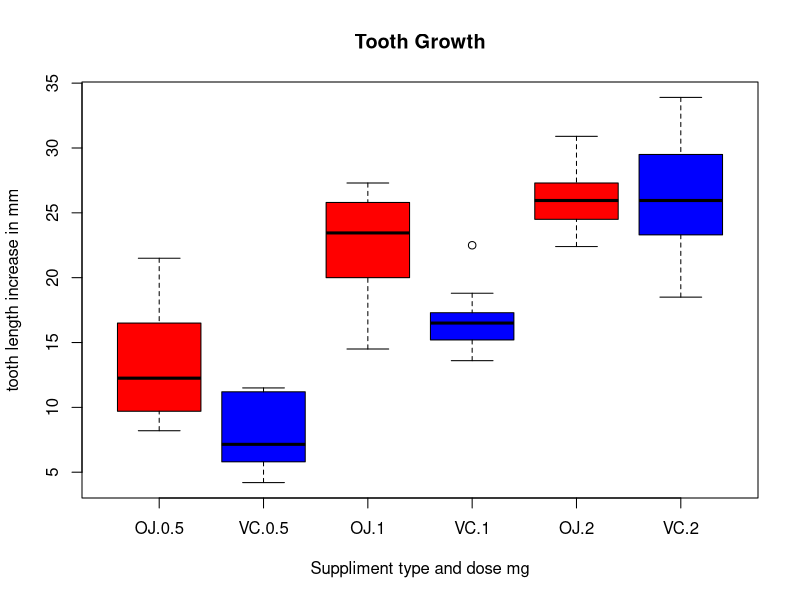

Reproduce this figure in R.
## ---- chunk 1
#In this project we will analyze the ToothGrowth data
library(datasets)
data(ToothGrowth)

#This datasets consists of 60 observations and three variables. Variables are
#len (numeric: tooth length increase),
#supp (categorical: VC or OJ) and
#dose (numerical: dose level - 0.5mg, 1mg or 2mg)
summary(ToothGrowth)
table(ToothGrowth$supp, as.factor(ToothGrowth$dose))
#We will plot boxplots for each suppliment type (red are OJ, blue are VC)
#and dosage vs tooth length increase
boxplot(len~supp*dose, data = ToothGrowth, col = c("red", "blue"),
        main = "Tooth Growth", xlab ="Suppliment type and dose mg",
        ylab = "tooth length increase in mm")

#We can see that as dosage increases, tooth length also increases
#We will prove this for dosages 1.0mg vs 2.0mg which is not obvious
ToothGrowth.dose1.0= subset(ToothGrowth, dose == 1)
ToothGrowth.dose2.0= subset(ToothGrowth, dose == 2)
doseEffect1.0_to_2.0  <- t.test( ToothGrowth.dose2.0$len,ToothGrowth.dose1.0$len)
doseEffect1.0_to_2.0$conf.int
#95% C.I. of the difference in tooth-length means between observations
#that received 1.0mg and 2.0mg dosage does not contain 0.
#We reject the null hypothesis that the true difference in means is zero.

#Now lets compare the tooth length increase between different suppliment types.
ToothGrowth.typeOJ = subset(ToothGrowth, supp == "OJ")
ToothGrowth.typeVC = subset(ToothGrowth, supp == "VC")
typeEffect <- t.test(ToothGrowth.typeOJ$len, ToothGrowth.typeVC$len)
typeEffect$conf.int
typeEffect$p.value
#The 95% c.i. of the difference in mean tooth length increase between observations of
#supp type OJ and supp type VC does contain 0. We fail to reject the
#null hypothesis that states the difference in means is zero.
#However p-value is only 6%. We will perform more tests. From the boxplots we can see that
#the means for 2.0mg between the two supp types looks the same. We will perform different tests
#for 2mg dosage and less than 2.0mg dosage
ToothGrowth.typeOJ.doselt2.0 = subset(ToothGrowth, supp == "OJ" & dose<2.0)
ToothGrowth.typeOJ.doseeq2.0 = subset(ToothGrowth, supp == "OJ" & dose==2.0)
ToothGrowth.typeVC.doselt2.0 = subset(ToothGrowth, supp == "VC" & dose<2.0)
ToothGrowth.typeVC.doseeq2.0 = subset(ToothGrowth, supp == "VC" & dose==2.0)
typeEffect_lt2.0 <- t.test(ToothGrowth.typeOJ.doselt2.0 $len, ToothGrowth.typeVC.doselt2.0 $len)
typeEffect_eq2.0<- t.test(ToothGrowth.typeOJ.doseeq2.0$len, ToothGrowth.typeVC.doseeq2.0$len)
#For the tests below:
#Null Hypothesis: True difference in means is equal to 0
#Alternative hypothesis: True difference in means is not equal to 0
#Significance level: 5%

typeEffect_lt2.0$conf.int

#95% C.I. does not contain zero. We reject the null hypothesis and conculde there is a 
#difference in tooth length increase between types when dosage is less than 2.0mg

typeEffect_eq2.0$conf.int

#95% C.I. does  contain zero. We fail to reject the null hypothesis 




